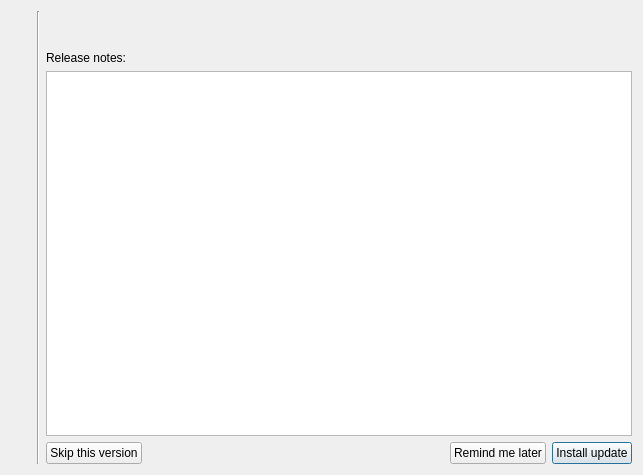
<?xml version="1.0" encoding="UTF-8"?>
<ui version="4.0">
 <class>UpdateDialog</class>
 <widget class="QDialog" name="UpdateDialog">
  <property name="geometry">
   <rect>
    <x>0</x>
    <y>0</y>
    <width>643</width>
    <height>475</height>
   </rect>
  </property>
  <property name="windowTitle">
   <string>Software Update</string>
  </property>
  <layout class="QHBoxLayout" name="horizontalLayout_2">
   <item>
    <layout class="QVBoxLayout" name="verticalLayout_2">
     <item>
      <widget class="QLabel" name="icon"/>
     </item>
     <item>
      <spacer name="verticalSpacer">
       <property name="orientation">
        <enum>Qt::Vertical</enum>
       </property>
       <property name="sizeHint" stdset="0">
        <size>
         <width>20</width>
         <height>40</height>
        </size>
       </property>
      </spacer>
     </item>
    </layout>
   </item>
   <item>
    <widget class="Line" name="line">
     <property name="orientation">
      <enum>Qt::Vertical</enum>
     </property>
    </widget>
   </item>
   <item>
    <layout class="QVBoxLayout" name="verticalLayout">
     <item>
      <widget class="QLabel" name="title">
       <property name="wordWrap">
        <bool>true</bool>
       </property>
      </widget>
     </item>
     <item>
      <widget class="QLabel" name="summary"/>
     </item>
     <item>
      <widget class="QLabel" name="release_notes_label">
       <property name="text">
        <string>Release notes:</string>
       </property>
      </widget>
     </item>
     <item>
      <widget class="QTextBrowser" name="release_notes"/>
     </item>
     <item>
      <layout class="QHBoxLayout" name="horizontalLayout">
       <item>
        <widget class="QPushButton" name="skip">
         <property name="text">
          <string>Skip this version</string>
         </property>
        </widget>
       </item>
       <item>
        <spacer name="horizontalSpacer">
         <property name="orientation">
          <enum>Qt::Horizontal</enum>
         </property>
         <property name="sizeHint" stdset="0">
          <size>
           <width>40</width>
           <height>20</height>
          </size>
         </property>
        </spacer>
       </item>
       <item>
        <widget class="QPushButton" name="later">
         <property name="text">
          <string>Remind me later</string>
         </property>
        </widget>
       </item>
       <item>
        <widget class="QPushButton" name="install">
         <property name="text">
          <string>Install update</string>
         </property>
         <property name="default">
          <bool>true</bool>
         </property>
        </widget>
       </item>
      </layout>
     </item>
    </layout>
   </item>
  </layout>
 </widget>
 <resources/>
 <connections/>
</ui>
